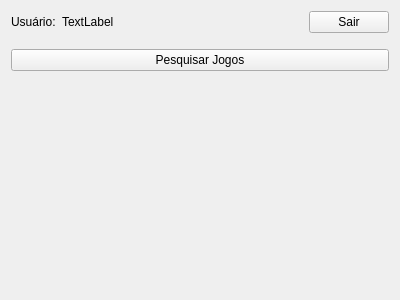
<?xml version="1.0" encoding="UTF-8"?>
<ui version="4.0">
 <class>DashboardWindow</class>
 <widget class="QWidget" name="DashboardWindow">
  <property name="geometry">
   <rect>
    <x>0</x>
    <y>0</y>
    <width>400</width>
    <height>300</height>
   </rect>
  </property>
  <property name="windowTitle">
   <string>Form</string>
  </property>
  <layout class="QVBoxLayout" name="verticalLayout">
   <item>
    <layout class="QHBoxLayout" name="horizontalLayout">
     <item>
      <widget class="QLabel" name="label">
       <property name="text">
        <string>Usuário:</string>
       </property>
      </widget>
     </item>
     <item>
      <widget class="QLabel" name="usrLabel">
       <property name="text">
        <string>TextLabel</string>
       </property>
      </widget>
     </item>
     <item>
      <spacer name="horizontalSpacer">
       <property name="orientation">
        <enum>Qt::Horizontal</enum>
       </property>
       <property name="sizeHint" stdset="0">
        <size>
         <width>40</width>
         <height>20</height>
        </size>
       </property>
      </spacer>
     </item>
     <item>
      <widget class="QPushButton" name="logoutBtn">
       <property name="text">
        <string>Sair</string>
       </property>
      </widget>
     </item>
    </layout>
   </item>
   <item>
    <spacer name="verticalSpacer">
     <property name="orientation">
      <enum>Qt::Vertical</enum>
     </property>
     <property name="sizeType">
      <enum>QSizePolicy::Minimum</enum>
     </property>
     <property name="sizeHint" stdset="0">
      <size>
       <width>20</width>
       <height>10</height>
      </size>
     </property>
    </spacer>
   </item>
   <item>
    <widget class="QPushButton" name="searchJogoBtn">
     <property name="text">
      <string>Pesquisar Jogos</string>
     </property>
    </widget>
   </item>
   <item>
    <spacer name="verticalSpacer_2">
     <property name="orientation">
      <enum>Qt::Vertical</enum>
     </property>
     <property name="sizeHint" stdset="0">
      <size>
       <width>20</width>
       <height>40</height>
      </size>
     </property>
    </spacer>
   </item>
  </layout>
 </widget>
 <resources/>
 <connections/>
</ui>
